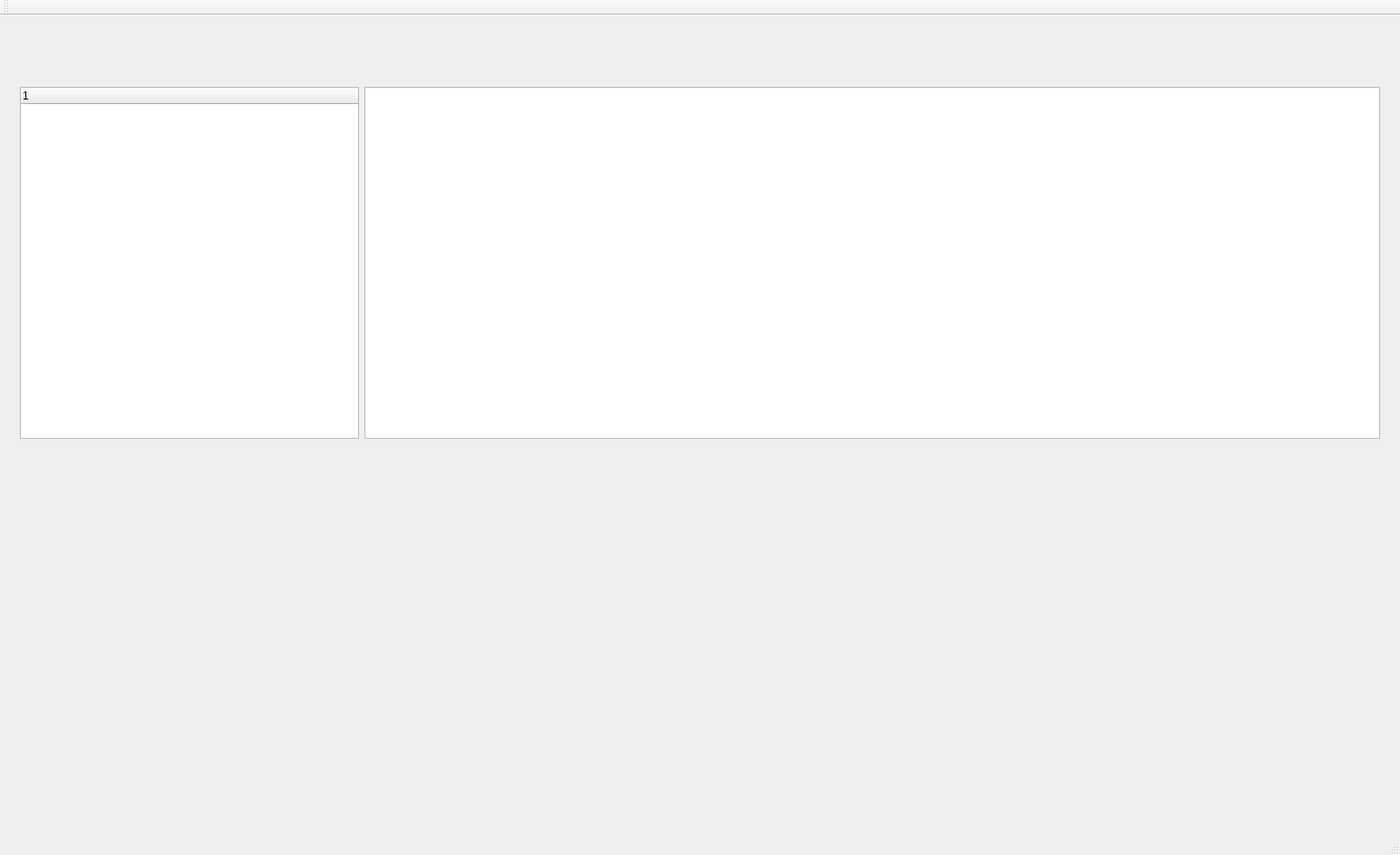
<?xml version="1.0" encoding="UTF-8"?>
<ui version="4.0">
 <class>VerilogLintGUIClass</class>
 <widget class="QMainWindow" name="VerilogLintGUIClass">
  <property name="geometry">
   <rect>
    <x>0</x>
    <y>0</y>
    <width>1548</width>
    <height>945</height>
   </rect>
  </property>
  <property name="windowTitle">
   <string>VerilogLintGUI</string>
  </property>
  <widget class="QWidget" name="centralWidget">
   <layout class="QVBoxLayout" name="verticalLayout" stretch="1,8,8">
    <item>
     <widget class="QWidget" name="widget_3" native="true"/>
    </item>
    <item>
     <widget class="QWidget" name="widget_2" native="true">
      <layout class="QHBoxLayout" name="horizontalLayout" stretch="1,3">
       <item>
        <widget class="QTreeWidget" name="treeWidget">
         <column>
          <property name="text">
           <string notr="true">1</string>
          </property>
         </column>
        </widget>
       </item>
       <item>
        <widget class="QTextBrowser" name="textBrowser"/>
       </item>
      </layout>
     </widget>
    </item>
    <item>
     <widget class="QWidget" name="widget" native="true"/>
    </item>
   </layout>
  </widget>
  <widget class="QMenuBar" name="menuBar">
   <property name="geometry">
    <rect>
     <x>0</x>
     <y>0</y>
     <width>1548</width>
     <height>23</height>
    </rect>
   </property>
  </widget>
  <widget class="QToolBar" name="mainToolBar">
   <attribute name="toolBarArea">
    <enum>TopToolBarArea</enum>
   </attribute>
   <attribute name="toolBarBreak">
    <bool>false</bool>
   </attribute>
  </widget>
  <widget class="QStatusBar" name="statusBar"/>
 </widget>
 <layoutdefault spacing="6" margin="11"/>
 <resources>
  <include location="VerilogLintGUI.qrc"/>
 </resources>
 <connections/>
</ui>
